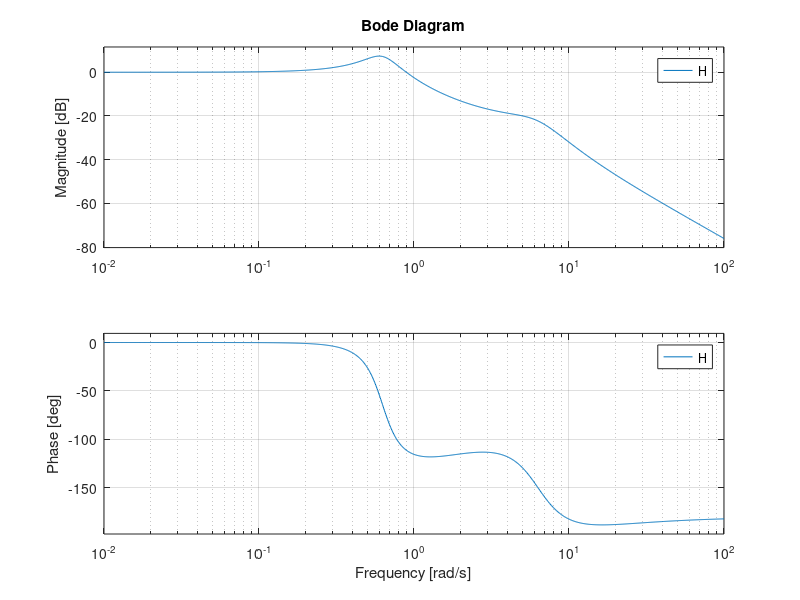
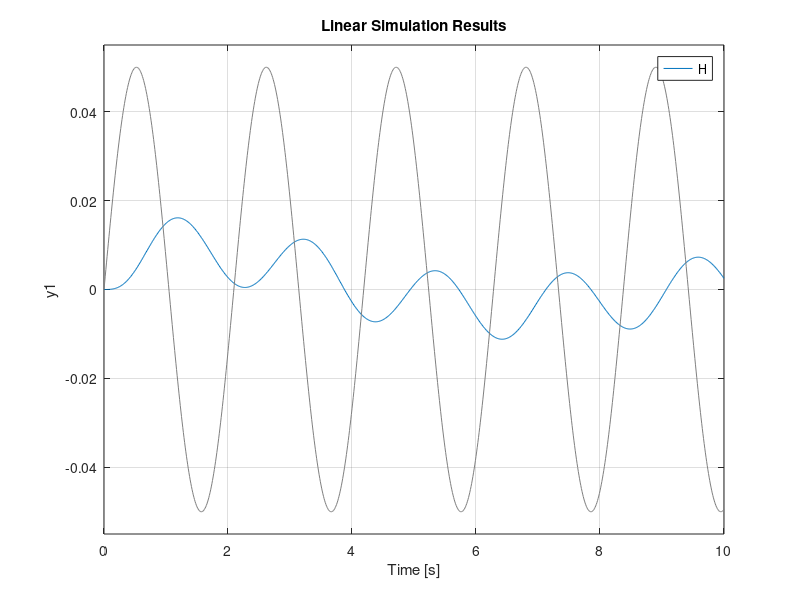
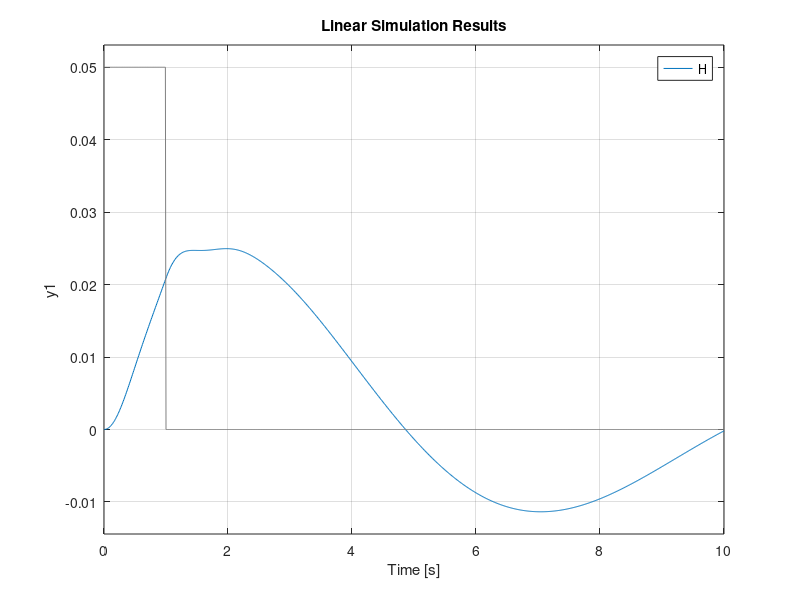
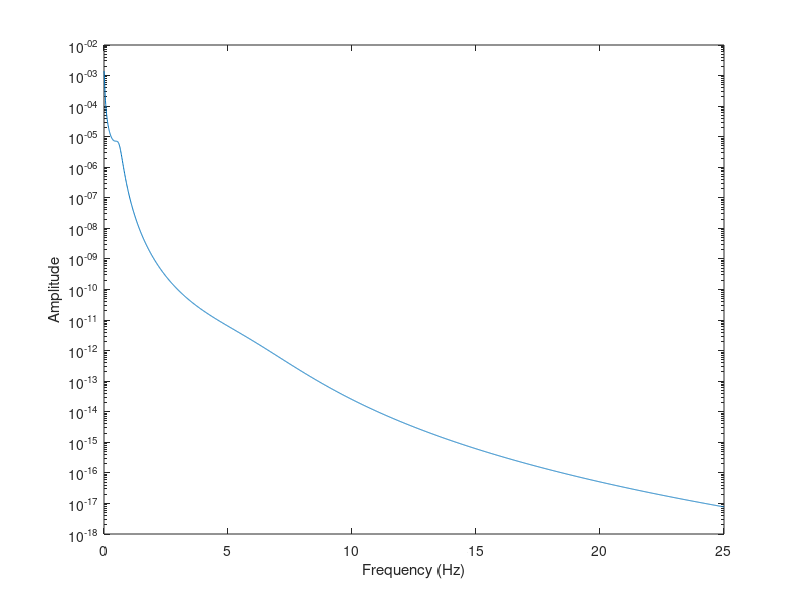

Write the MATLAB code that produced these figures, in order.
%% task 6

clear all

cs = 0.05;
ms = 0.16;
ks = 0.0632;
cp = 0.8;
mp = 0.16;
kp = 6.32;

% A = [0 1 0 0; -k_s/m_s -c_s/m_s k_s/m_s c_s/m_s; 0 0 0 1; k_s/m_p c_s/m_p -(k_s+k_p)/m_p -(c_s+c_p)/m_p];
% B = [0 0; 0 0; 0 0; c_p/m_p k_p/m_p];
% C = [1 0 0 0];
% D = 0;
% 
% sys = ss(A,B,C,D);

s = tf('s');
H = (-kp-cp*s)/(ks+cs*s+((ks+cs*s+ms*s^2)/(ks+cs*s))*(-ks-cs*s-kp-cp*s-mp*s^2));
% H = tf(cs*cp*s^2+kp*cs*s+cp*ks*s+ks*kp,(ms*s^2+cs*s+ks)*(mp*s^2+cp*s+kp));


pole(H)

figure(1)
bode(H)

% 
% step(H)

%% sine excitation
t = 0:0.01:10;
excitation_sin = 0.05*sin(3*t);

figure(2)
lsim(H,excitation_sin,t) % sine excitation

%% Impulse
stepinput = 0.05*ones([1 length(t)]);
for i = 101:length(t)
   stepinput(i) = 0; 
end

figure(3)
lsim(H,stepinput,t) % impulse excitation

%% PSD
w = 0:0.01:25;
PSD = (4.028e-7)./((2.88e-4)+(0.68*w.^2)+w.^4);
Hfreqdomain = freqresp(H,w);
H = abs(Hfreqdomain(:))';
PSD = H.^2.*PSD;

figure(4)
semilogy(w,PSD)
xlabel('Frequency (Hz)')
ylabel('Amplitude')